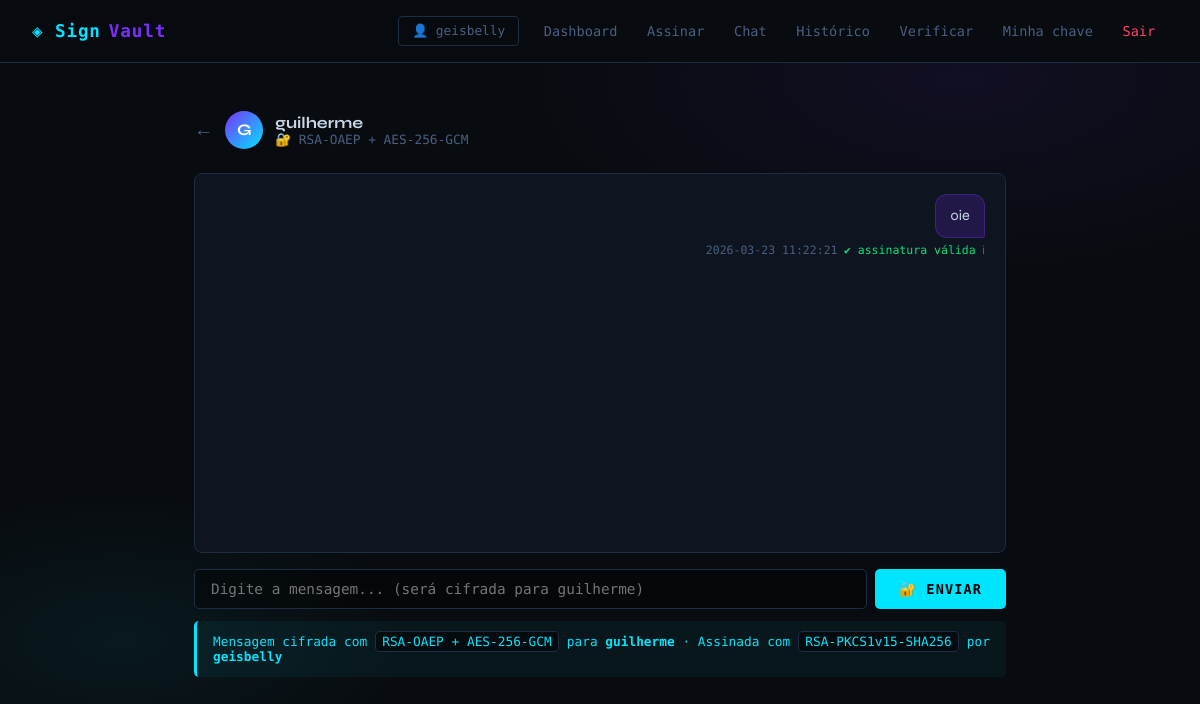
Page /chat/2 (signed in) on the committed database.
### tables this page shows
CREATE TABLE usuarios (
                id INTEGER PRIMARY KEY AUTOINCREMENT,
                nome TEXT UNIQUE NOT NULL,
                senha TEXT NOT NULL,
                criado_em TEXT NOT NULL
            );

CREATE TABLE mensagens (
                id INTEGER PRIMARY KEY AUTOINCREMENT,
                remetente_id        INTEGER NOT NULL,
                destinatario_id     INTEGER NOT NULL,
                texto_cifrado       TEXT NOT NULL,
                texto_cifrado_rem   TEXT NOT NULL,
                assinatura          TEXT NOT NULL,
                hash_texto          TEXT NOT NULL,
                algoritmo           TEXT NOT NULL DEFAULT 'RSA-OAEP-AES256GCM+PKCS1v15-SHA256',
                enviado_em          TEXT NOT NULL,
                lida                INTEGER NOT NULL DEFAULT 0,
                FOREIGN KEY(remetente_id)    REFERENCES usuarios(id),
                FOREIGN KEY(destinatario_id) REFERENCES usuarios(id)
            );

### app.py (the view, shortened to what this page needs)
@app.route("/chat/<int:outro_id>", methods=["GET", "POST"])
def chat_conversa(outro_id):
    if not login_required():
        return redirect("/login")
    db = get_db()
    outro = db.execute("SELECT id, nome FROM usuarios WHERE id=?", (outro_id,)).fetchone()
    if not outro:
        return redirect("/chat")
    erro = None
    msgs_raw = db.execute("""
        SELECT m.*, u.nome as remetente_nome
        FROM mensagens m
        JOIN usuarios u ON u.id = m.remetente_id
        WHERE (m.remetente_id=? AND m.destinatario_id=?)
           OR (m.remetente_id=? AND m.destinatario_id=?)
        ORDER BY m.id ASC
    """, (session["user_id"], outro_id, outro_id, session["user_id"])).fetchall()
    chave_priv_logado = db.execute(
        "SELECT privada FROM chaves WHERE usuario_id=?", (session["user_id"],)
    ).fetchone()["privada"]
    mensagens = []
    for m in msgs_raw:
        msg = dict(m)
        sou_destinatario = (m["destinatario_id"] == session["user_id"])
        sou_remetente    = (m["remetente_id"]    == session["user_id"])
        if sou_destinatario:
            try:
                msg["texto_claro"] = decifrar_com(m["texto_cifrado"], chave_priv_logado)
                chave_pub_rem = db.execute(
                    "SELECT publica FROM chaves WHERE usuario_id=?", (m["remetente_id"],)
                ).fetchone()["publica"]
                msg["assinatura_valida"] = verificar(msg["texto_claro"], m["assinatura"], chave_pub_rem)
            except Exception:
                msg["texto_claro"] = None
                msg["assinatura_valida"] = False
        elif sou_remetente:
            try:
                msg["texto_claro"] = decifrar_com(m["texto_cifrado_rem"], chave_priv_logado)
                msg["assinatura_valida"] = True  # remetente confia em si mesmo
            except Exception:
                msg["texto_claro"] = None
                msg["assinatura_valida"] = False
        else:
            msg["texto_claro"] = None
            msg["assinatura_valida"] = False
        mensagens.append(msg)
    db.execute("""
        UPDATE mensagens SET lida = 1
        WHERE destinatario_id = ? AND remetente_id = ?
    """, (session["user_id"], outro_id))
    db.commit()
    return render_template("chat_conversa.html",
        outro=outro, mensagens=mensagens, erro=erro)

### app.py (called while the page is built)
@app.teardown_appcontext
def close_connection(exception):
    db = getattr(g, "_database", None)
    if db is not None:
        db.close()

def login_required():
    return "user_id" in session

### crypto_utils.py (called while the page is built)
def decifrar_com(envelope_b64, chave_privada_str):
    private_key = serialization.load_pem_private_key(
        chave_privada_str.encode(), password=None
    )
    envelope = json.loads(base64.b64decode(envelope_b64).decode())
    aes_key = private_key.decrypt(
        base64.b64decode(envelope["k"]),
        padding.OAEP(
            mgf=padding.MGF1(algorithm=hashes.SHA256()),
            algorithm=hashes.SHA256(),
            label=None
        )
    )
    nonce  = base64.b64decode(envelope["n"])
    ct     = base64.b64decode(envelope["c"])
    aesgcm = AESGCM(aes_key)
    return aesgcm.decrypt(nonce, ct, None).decode()

### database.py (called while the page is built)
def get_db():
    db = getattr(g, "_database", None)
    if db is None:
        db = g._database = sqlite3.connect(DATABASE)
        db.row_factory = sqlite3.Row
    return db

### templates/chat_conversa.html (shortened to what this page needs)
{% extends "base.html" %}
{% block content %}
<div class="flex-between" style="margin-bottom:1.5rem;">
    <div class="flex" style="gap:0.75rem;">
        <a href="/chat" style="color:var(--muted); font-size:1.2rem; line-height:1;">←</a>
        <div style="width:38px;height:38px;border-radius:50%;background:linear-gradient(135deg,var(--accent2),var(--accent));display:flex;align-items:center;justify-content:center;font-weight:700;color:#fff;flex-shrink:0;">
            {{ outro.nome[0].upper() }}
        </div>
        <div>
            <div style="font-weight:700;">{{ outro.nome }}</div>
            <div class="muted small mono">🔐 RSA-OAEP + AES-256-GCM</div>
        </div>
    </div>
</div>
<div style="
    background: var(--surface);
    border: 1px solid var(--border);
    border-radius: 8px;
    min-height: 380px;
    max-height: 520px;
    overflow-y: auto;
    padding: 1.25rem;
    display: flex;
    flex-direction: column;
    gap: 0.75rem;
    margin-bottom: 1rem;
" id="chat-box">
{% for m in mensagens %}
{% set sou_eu = (m.remetente_id == session['user_id']) %}
<div style="display:flex; flex-direction:column; align-items: {% if sou_eu %}flex-end{% else %}flex-start{% endif %}; gap:0.25rem;">
    <div style="
        max-width: 72%;
        background: {% if sou_eu %}rgba(123,47,255,0.18){% else %}rgba(0,229,255,0.08){% endif %};
        border: 1px solid {% if sou_eu %}rgba(123,47,255,0.35){% else %}rgba(0,229,255,0.2){% endif %};
        border-radius: {% if sou_eu %}12px 12px 3px 12px{% else %}12px 12px 12px 3px{% endif %};
        padding: 0.65rem 0.9rem;
    ">
        {% if m.texto_claro %}
            <p style="font-size:0.9rem; line-height:1.5; margin:0;">{{ m.texto_claro }}</p>
        {% else %}
            <span class="muted small mono">🔒 [cifrado — não é destinatário]</span>
        {% endif %}
    </div>
    <div class="flex" style="gap:0.4rem; font-size:0.72rem; font-family:var(--mono);">
        <span class="muted">{{ m.enviado_em }}</span>
        {% if m.texto_claro and m.texto_claro != '[mensagem cifrada — somente o destinatário pode ler]' %}
            {% if m.assinatura_valida %}
                <span style="color:var(--ok);">✔ assinatura válida</span>
            {% else %}
                <span style="color:var(--danger);">❌ assinatura inválida</span>
            {% endif %}
        {% endif %}
        <span style="color:var(--muted); cursor:help;" title="Algoritmo: {{ m.algoritmo }}&#10;Hash: {{ m.hash_texto }}&#10;ID: #{{ m.id }}">ℹ</span>
    </div>
</div>
{% endfor %}
</div>
<form method="post" style="display:flex; gap:0.5rem;">
    <input type="text" name="texto"
        placeholder="Digite a mensagem... (será cifrada para {{ outro.nome }})"
        style="flex:1; margin-bottom:0;"
        autocomplete="off"
        required>
    <button type="submit" class="btn btn-primary" style="white-space:nowrap;">
        🔐 Enviar
    </button>
</form>
<div class="alert alert-info" style="margin-top:0.75rem; font-size:0.8rem;">
    Mensagem cifrada com <code>RSA-OAEP + AES-256-GCM</code> para <strong>{{ outro.nome }}</strong> · Assinada com <code>RSA-PKCS1v15-SHA256</code> por <strong>{{ session['user_nome'] }}</strong>
</div>
{% endblock %}

### templates/base.html (shortened to what this page needs)
<!DOCTYPE html>
<html lang="pt-br">
<head>
</head>
<body>
<nav>
    <div class="logo">◈ Sign<span>Vault</span></div>
    <div class="nav-links">
        {% if session.get("user_nome") %}
            <span class="nav-user">👤 {{ session["user_nome"] }}</span>
            <a href="/dashboard">Dashboard</a>
            <a href="/sign">Assinar</a>
            <a href="/chat">Chat</a>
            <a href="/history">Histórico</a>
            <a href="/verify">Verificar</a>
            <a href="/mykey">Minha chave</a>
            <a href="/logout" class="danger">Sair</a>
        {% else %}
            <a href="/login">Login</a>
            <a href="/register">Cadastro</a>
            <a href="/verify">Verificar</a>
            <a href="/test">Testes</a>
            <a href="/test">Testes</a>
        {% endif %}
    </div>
</nav>
<main>
    {% block content %}{% endblock %}
</main>
</body>
</html>

### templates/base.html (style rules this page uses)
:root { --bg: #080c10; --surface: #0e1420; --border: #1e2d42; --accent: #00e5ff; --accent2: #7b2fff; --ok: #00e676; --danger: #ff1744; --text: #c8d8e8; --muted: #4a6080; --mono: 'Space Mono', monospace; --sans: 'Syne', sans-serif; }
* { box-sizing: border-box; margin: 0; padding: 0; }
body { background: var(--bg); color: var(--text); font-family: var(--sans); min-height: 100vh; background-image: radial-gradient(ellipse 60% 40% at 80% 10%, rgba(123,47,255,0.08) 0%, transparent 60%), radial-gradient(ellipse 40% 30% at 10% 80%, rgba(0,229,255,0.06) 0%, transparent 60%); }
nav { display: flex; align-items: center; justify-content: space-between; padding: 1rem 2rem; border-bottom: 1px solid var(--border); background: rgba(8,12,16,0.9); backdrop-filter: blur(12px); position: sticky; top: 0; z-index: 100; }
.logo { font-family: var(--mono); font-weight: 700; font-size: 1.1rem; color: var(--accent); letter-spacing: 0.05em; display: flex; align-items: center; gap: 0.5rem; }
.logo span { color: var(--accent2); }
.nav-links { display: flex; align-items: center; gap: 0.25rem; }
.nav-links a { color: var(--muted); text-decoration: none; font-size: 0.85rem; font-family: var(--mono); padding: 0.4rem 0.8rem; border-radius: 4px; transition: color 0.2s, background 0.2s; }
.nav-user { font-family: var(--mono); font-size: 0.8rem; color: var(--muted); padding: 0.4rem 0.8rem; border: 1px solid var(--border); border-radius: 4px; margin-right: 0.5rem; }
.nav-links a.danger { color: #ff4466; }
main { max-width: 860px; margin: 3rem auto; padding: 0 1.5rem; }
input[type=text], input[type=password], textarea, select { width: 100%; background: rgba(0,0,0,0.4); border: 1px solid var(--border); border-radius: 5px; color: var(--text); font-family: var(--mono); font-size: 0.9rem; padding: 0.7rem 1rem; outline: none; transition: border-color 0.2s, box-shadow 0.2s; margin-bottom: 1rem; }
button, .btn { font-family: var(--mono); font-size: 0.85rem; font-weight: 700; letter-spacing: 0.08em; text-transform: uppercase; padding: 0.7rem 1.5rem; border: none; border-radius: 5px; cursor: pointer; text-decoration: none; display: inline-block; transition: all 0.2s; }
.btn-primary { background: var(--accent); color: #000; }
.alert { padding: 0.8rem 1rem; border-radius: 5px; font-family: var(--mono); font-size: 0.85rem; margin-bottom: 1rem; border-left: 3px solid; }
.alert-info { background: rgba(0,229,255,0.05); border-color: var(--accent); color: var(--accent); }
.mono { font-family: var(--mono); }
.muted { color: var(--muted); }
.small { font-size: 0.8rem; }
code, pre { font-family: var(--mono); font-size: 0.8rem; background: rgba(0,0,0,0.5); border: 1px solid var(--border); border-radius: 4px; padding: 0.15rem 0.4rem; color: var(--accent); word-break: break-all; }
a { color: var(--accent); text-decoration: none; }
.flex { display: flex; align-items: center; gap: 0.75rem; }
.flex-between { display: flex; align-items: center; justify-content: space-between; }

### rows in the picture
usuarios: user_nome "geisbelly"
usuarios: nome "G", nome "guilherme", texto "Digite a mensagem... (será cifrada para guilherme)"
mensagens: texto_claro "oie", enviado_em "2026-03-23 11:22:21"
